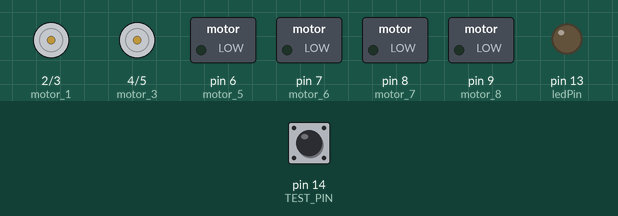
Recording of a sketch running on a simulated Arduino Uno, built with avr-gcc and run on an emulated ATmega328P. On the bench: motor-driver pin pairs drawn as motors (green arrow = first pin HIGH = forward, orange = second pin HIGH = backward, longer = more drive), switched loads named in the sketch (green lamp = pin HIGH), output pins drawn as LEDs (lit = HIGH). The inputs (shaded band) are chosen by the test bench; at power-on: pin 14 (TEST_PIN) HIGH.

Above: at 1.2 s.
1.3 s: pin 14 (TEST_PIN) pulled LOW for 0.15 s
At 2.8 s:
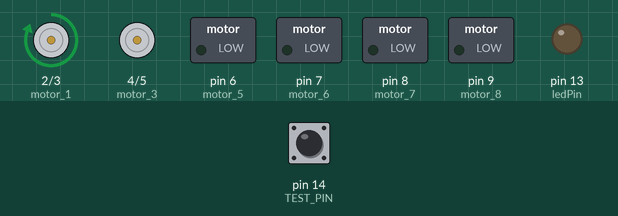
At 11.9 s:
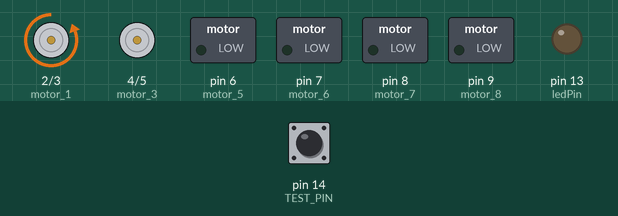
Timing chart, 0 to 21.5 s (numbered marks = the images above; inputs shaded):
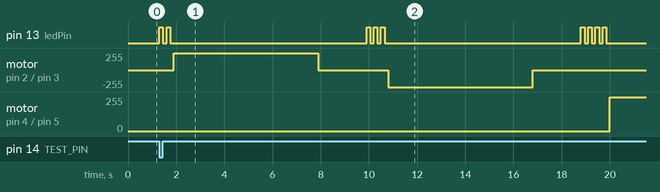

The sketch:

MotorControllerMain.ino
```cpp
#define COIN_IN 0
#define COIN_OUT 1

# define motor_1 2
# define motor_2 3
# define motor_3 4
# define motor_4 5
# define motor_5 6
# define motor_6 7
# define motor_7 8
# define motor_8 9

# define TEST_PIN 14  // analog 0

#define TEST_VAL 222
#define HANDSHAKE 233

#define VENDING 9

#define ledPin 13

#define EOL 255

void setup() {

  pinMode(ledPin, OUTPUT);

  pinMode(motor_1, OUTPUT);
  pinMode(motor_2, OUTPUT);
  pinMode(motor_3, OUTPUT);
  pinMode(motor_4, OUTPUT);
  pinMode(motor_5, OUTPUT);
  pinMode(motor_6, OUTPUT);
  pinMode(motor_7, OUTPUT);
  pinMode(motor_8, OUTPUT);

  pinMode( TEST_PIN,INPUT_PULLUP );

  Serial.begin(4800);
}

void loop() {
  if ( noSpecialRequest() ) {
    responseDIRECT();
  }
}

bool noSpecialRequest(){
  if ( digitalRead( TEST_PIN ) == LOW ) {

    actuateMotor('1');
    delay( 2000 );
    actuateMotor('2');
    delay( 2000 );
    actuateMotor('3');
    delay( 2000 );
    actuateMotor('4');
    delay( 2000 );
    actuateMotor('5');
    delay( 2000 );
    actuateMotor('6');
    delay( 2000 );
    actuateMotor('7');
    delay( 2000 );
    actuateMotor('8');

    return false;
  }
  return true;
}

void responseDIRECT(){
  if (Serial.available()) {
    //char b = Serial.read();
    char c = Serial.read();
    if ( c != EOL ) {
      //blink(2, 80);
      actuateMotor( c );
      //Serial.write(HANDSHAKE);

      // FLUSH
      while ( Serial.available() > 0 ) {
        Serial.read();
      }
    }
  }
}

void actuateMotor( char c ){

  if ( c == '1' ) {
    sendMotorSignal( motor_1 );
  } else if ( c == '2' ) {
    sendMotorSignal( motor_2 );
  } else if ( c == '3' ) {
    sendMotorSignal( motor_3 );
  } else if ( c == '4' ) {
    sendMotorSignal( motor_4 );
  } else if ( c == '5' ) {
    sendMotorSignal( motor_5 );
  } else if ( c == '6' ) {
    sendMotorSignal( motor_6 );
  } else if ( c == '7' ) {
    sendMotorSignal( motor_7 );
  } else if ( c == '8' ) {
    sendMotorSignal( motor_8 );
  } else {
    blink(500,10);
    delay(1000);
    //blink(c,500);
  }

}

void sendMotorSignal( int motor ){
  //testWrite();
  //return;
  blink( motor, 150 );
  digitalWrite( motor, HIGH );
  delay(6000);
  digitalWrite( motor, LOW );
}

void testWrite(){
  int t=2;
  digitalWrite( t, HIGH );
  delay(5000);
  digitalWrite( t, LOW );
  return;

  for ( int i=2; i<10; i++ ){
    digitalWrite( i, HIGH );
  }
  delay(5000);
  for ( int i=2; i<10; i++ ){
    digitalWrite( i, LOW );
  }
}

void fastBlink(){
  blink( 9, 300 );
}

void slowBlink(){
  blink(3, 900);
}

void blink( int count, int delayTime ){
  for ( int i=0; i<count; i++) {
    digitalWrite(ledPin, HIGH);   // sets the LED on
    delay(delayTime);                  // waits for a third second
    digitalWrite(ledPin, LOW);    // sets the LED off
    delay(delayTime);
  }
}
```

Measured:
- after the input at 1.3 s, pin 13 (ledPin): LOW → HIGH at once, → LOW 0.15 s later, → HIGH 0.15 s later, → LOW 0.15 s later, … (18 changes in this stretch); motor on pin 2 (motor_1) / pin 3 (motor_2): stopped → forward 255/255 after 0.60 s, → stopped 6.0 s later, → backward 255/255 2.9 s later, → stopped 6.0 s later
